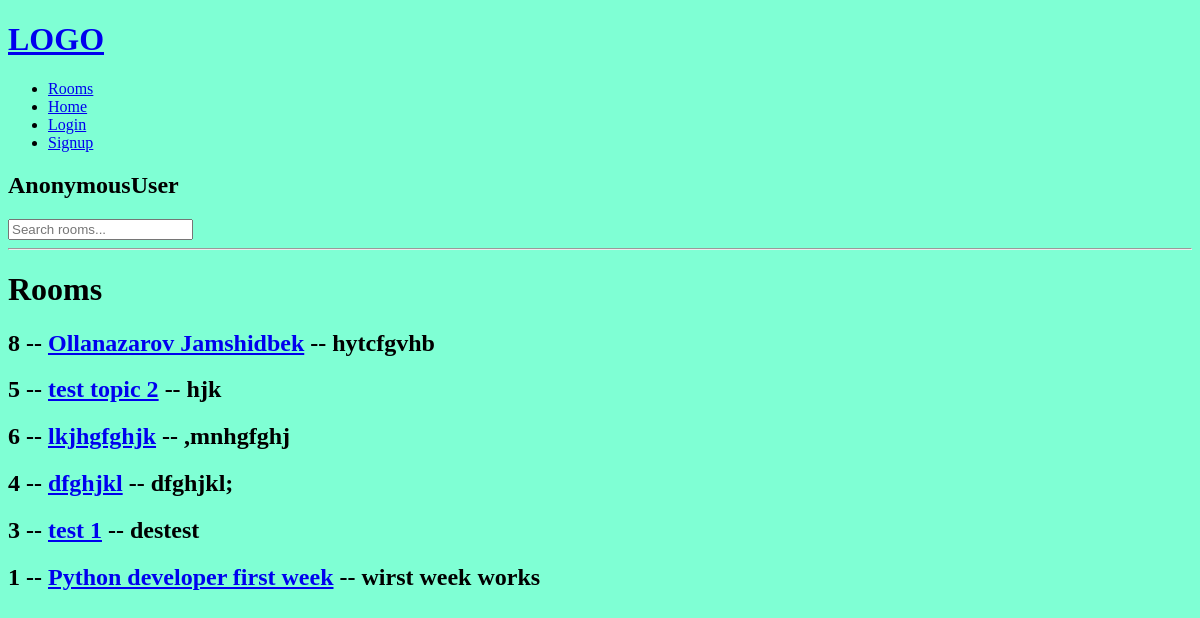
The app's page /rooms/, older data.
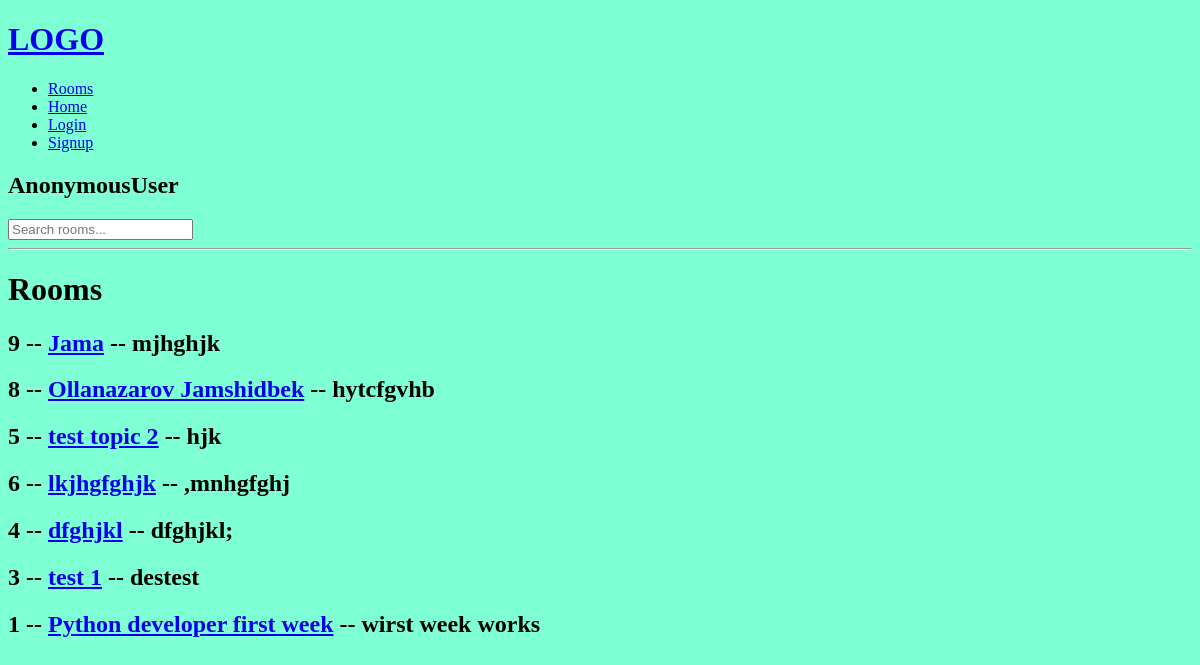
The same page, newer data.
### base/models.py (models this page shows, shortened)
class Room(models.Model):
    host = models.ForeignKey(User, on_delete=models.SET_NULL, null=True)
    topic = models.ForeignKey(Topic, on_delete=models.SET_NULL, null=True)
    participants = models.ManyToManyField(User, related_name='participants', blank=True)
    name = models.CharField(max_length=200)
    description = models.TextField()
    updated = models.DateTimeField(auto_now=True)
    created = models.DateTimeField(auto_now_add = True)
    class Meta:
        ordering = ['-updated', '-created']

### base/views.py (the view)
# urls.py: path("rooms/", views.rooms, name="rooms"),
def rooms(request):
    rooms_data = Room.objects.all()
    context = {'rooms': rooms_data}
    return render(request, "base/rooms.html", context)

### base/templates/base/rooms.html (shortened to what this page needs)
{% extends "main.html" %}
{% block content %}
<div>
    <h1>Rooms</h1>
    {% for room in rooms %}
    <div>
        <h2>{{ room.id }} -- <a href="{% url 'room' room.id %}">{{ room.name }}</a> -- {{ room.description }}</h2>
    </div>
    {% endfor %}
</div>
{% endblock content %}

Row changes from the older to the newer data that the page shows:
added Room: id "9", name "Jama", description "mjhghjk"
